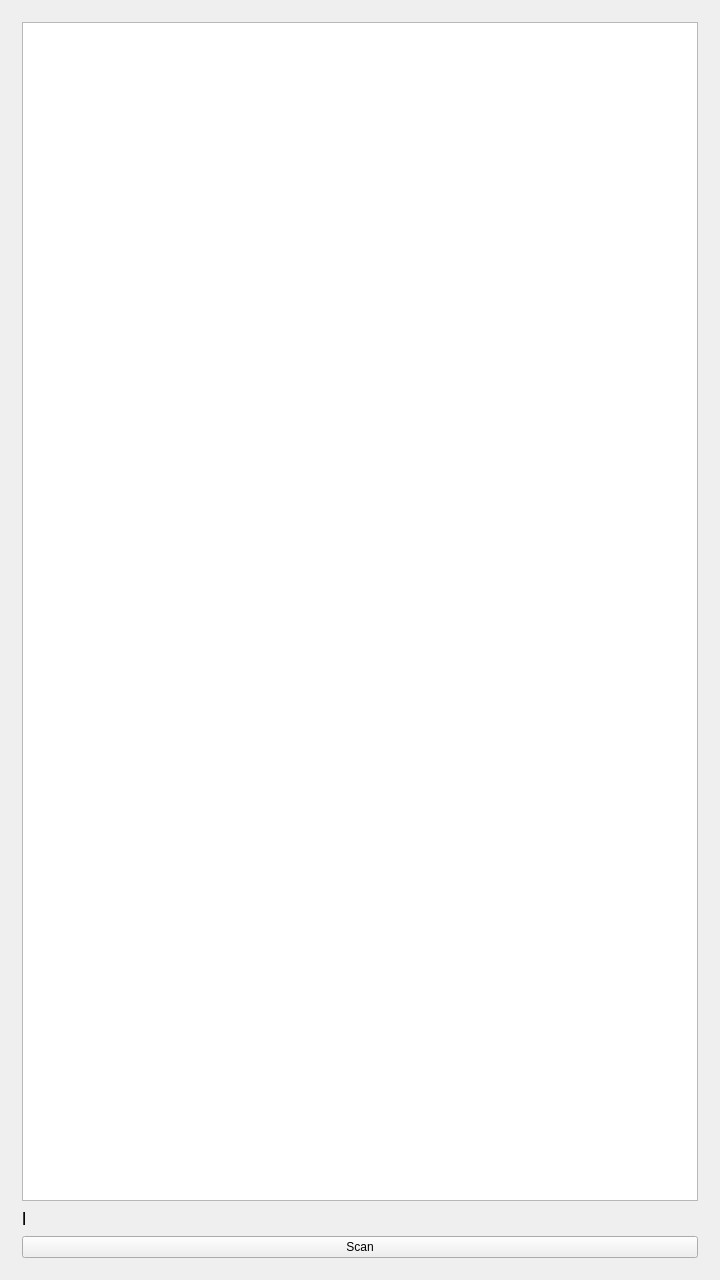
<?xml version="1.0" encoding="UTF-8"?>
<ui version="4.0">
 <class>MainWindow</class>
 <widget class="QMainWindow" name="MainWindow">
  <property name="geometry">
   <rect>
    <x>0</x>
    <y>0</y>
    <width>720</width>
    <height>1280</height>
   </rect>
  </property>
  <property name="windowTitle">
   <string>MainWindow</string>
  </property>
  <widget class="QWidget" name="centralWidget">
   <layout class="QHBoxLayout" name="horizontalLayout">
    <item>
     <widget class="QStackedWidget" name="stackedWidget">
      <property name="currentIndex">
       <number>0</number>
      </property>
      <widget class="QWidget" name="page">
       <layout class="QVBoxLayout" name="verticalLayout">
        <item>
         <widget class="QListWidget" name="listWidget">
          <property name="font">
           <font>
            <pointsize>14</pointsize>
           </font>
          </property>
         </widget>
        </item>
        <item>
         <widget class="QLabel" name="bluetoothStatusLabel">
          <property name="font">
           <font>
            <pointsize>14</pointsize>
           </font>
          </property>
          <property name="text">
           <string>l</string>
          </property>
         </widget>
        </item>
        <item>
         <widget class="QPushButton" name="scanButton">
          <property name="text">
           <string>Scan</string>
          </property>
         </widget>
        </item>
       </layout>
      </widget>
      <widget class="QWidget" name="valuesPage">
       <widget class="QWidget" name="formLayoutWidget">
        <property name="geometry">
         <rect>
          <x>270</x>
          <y>100</y>
          <width>211</width>
          <height>211</height>
         </rect>
        </property>
        <layout class="QFormLayout" name="formLayout">
         <item row="1" column="0">
          <widget class="QLabel" name="label">
           <property name="text">
            <string>accY:</string>
           </property>
          </widget>
         </item>
         <item row="0" column="1">
          <widget class="QLabel" name="xLabel">
           <property name="text">
            <string>xValue</string>
           </property>
          </widget>
         </item>
         <item row="1" column="1">
          <widget class="QLabel" name="yLabel">
           <property name="text">
            <string>yValue</string>
           </property>
          </widget>
         </item>
         <item row="3" column="1">
          <widget class="QLabel" name="pitchLabel">
           <property name="text">
            <string>pitchValue</string>
           </property>
          </widget>
         </item>
         <item row="4" column="1">
          <widget class="QLabel" name="rollLabel">
           <property name="text">
            <string>rollValue</string>
           </property>
          </widget>
         </item>
         <item row="0" column="0">
          <widget class="QLabel" name="label_2">
           <property name="text">
            <string>accX:</string>
           </property>
          </widget>
         </item>
         <item row="2" column="0">
          <widget class="QLabel" name="label_3">
           <property name="text">
            <string>accZ:</string>
           </property>
          </widget>
         </item>
         <item row="3" column="0">
          <widget class="QLabel" name="label_4">
           <property name="text">
            <string>pitch:</string>
           </property>
          </widget>
         </item>
         <item row="4" column="0">
          <widget class="QLabel" name="label_5">
           <property name="text">
            <string>roll:</string>
           </property>
          </widget>
         </item>
         <item row="2" column="1">
          <widget class="QLabel" name="zLabel">
           <property name="text">
            <string>zValue</string>
           </property>
          </widget>
         </item>
        </layout>
       </widget>
       <widget class="QPushButton" name="disconnectButton">
        <property name="geometry">
         <rect>
          <x>70</x>
          <y>310</y>
          <width>75</width>
          <height>23</height>
         </rect>
        </property>
        <property name="text">
         <string>Disconnect</string>
        </property>
       </widget>
      </widget>
     </widget>
    </item>
   </layout>
  </widget>
 </widget>
 <layoutdefault spacing="6" margin="11"/>
 <resources/>
 <connections/>
</ui>
